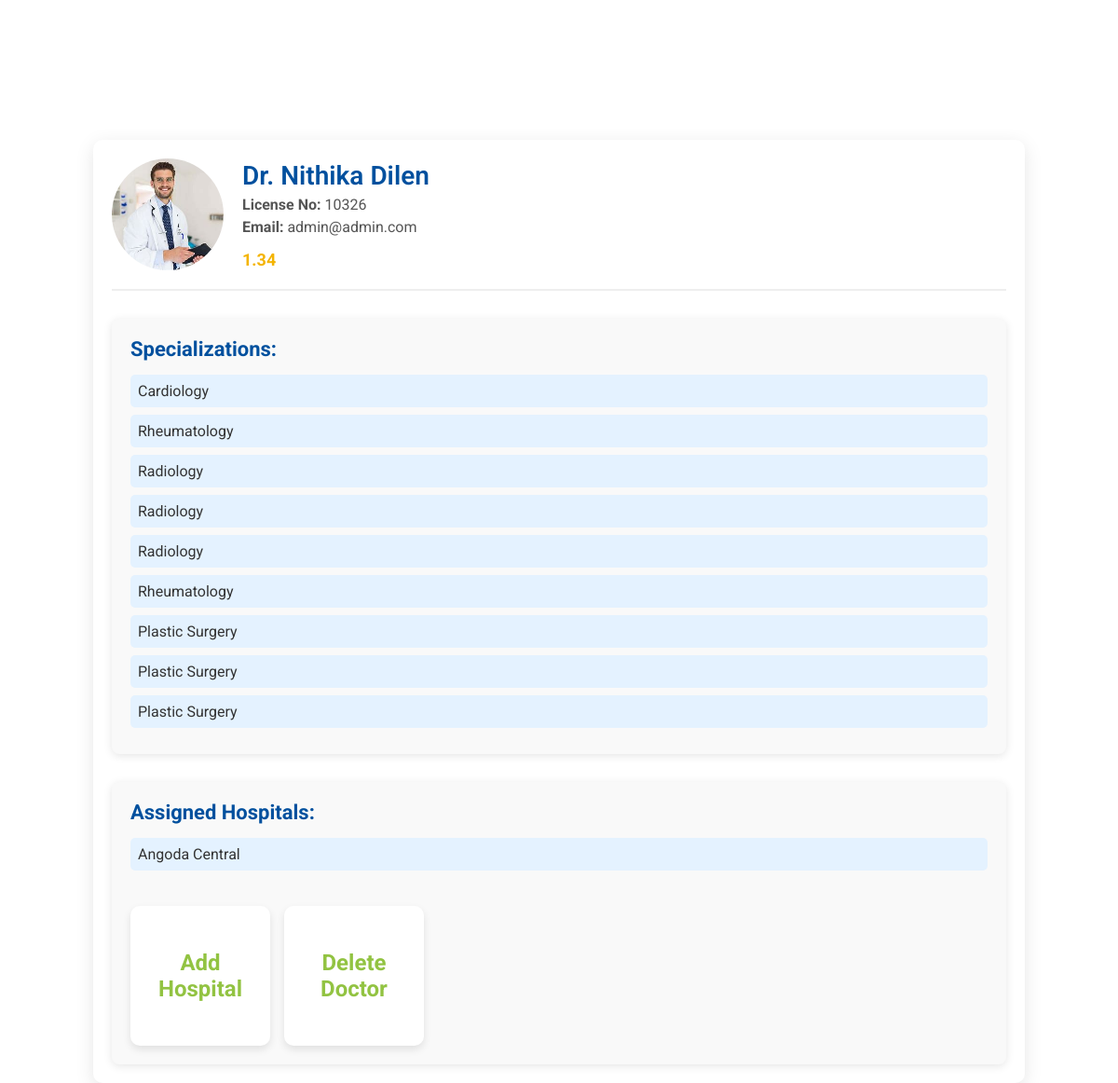
The page /Admin/Doctor.php?id=10326 on the database its author committed.
### tables this page shows
CREATE TABLE IF NOT EXISTS `doctors` (
  `DoctorID` varchar(50) NOT NULL,
  `FirstName` varchar(50) NOT NULL,
  `LastName` varchar(50) NOT NULL,
  `ContactNo` varchar(20) NOT NULL,
  `Email` varchar(100) NOT NULL,
  `Password` varchar(50) NOT NULL,
  `Image` varchar(100) NOT NULL,
  PRIMARY KEY (`DoctorID`)
);

### Admin/doctor.php (the view, shortened to what this page needs)
<?php
$doctorID = $_GET['id'];
include '../DBConnection.php';
$query = "SELECT * FROM doctors WHERE DoctorID = ?";
$stmt = $con->prepare($query);
$stmt->bind_param("i", $doctorID);
$stmt->execute();
$result = $stmt->get_result();
$doctor = $result->fetch_assoc();
$sql = "SELECT SUM(`Rate`) AS total_rate, COUNT(`Rate`) AS total_meetups FROM `patient-doctor meetups` WHERE `Doctor ID` = ?";
$stmt = $con->prepare($sql);
$stmt->bind_param("i", $doctorID);
$stmt->execute();
$result = $stmt->get_result();
if ($result->num_rows > 0) {
    while ($row = $result->fetch_assoc()) {
        if ($row["total_meetups"] > 0) {
            $average_rate = $row["total_rate"] / $row["total_meetups"];
            $Rat = number_format($average_rate, 2);
        } else {
            $Rat = "No ratings available";
        }
    }
} else {
    $Rat = "No ratings available";
}
$query_specializations = "SELECT s.Name AS Specialization_Name
                          FROM `doctor-specialization` ds
                          JOIN `specialization` s ON ds.`Specilization ID` = s.`Specilizaton ID`
                          WHERE ds.`Doctor  ID` = ?";
$stmt = $con->prepare($query_specializations);
$stmt->bind_param("i", $doctorID);
$stmt->execute();
$result_specializations = $stmt->get_result();
$specializations = [];
if ($result_specializations->num_rows > 0) {
    while ($row = $result_specializations->fetch_assoc()) {
        $specializations[] = htmlspecialchars($row['Specialization_Name']);
    }
} else {
    $specializations[] = "None";
}
$query_Hospitals = "SELECT h.`Name` AS Hospital_Name
                    FROM `doctor-hospital` dh
                    JOIN `hospital` h ON h.`Hospital ID` = dh.`Hospital ID`
                    WHERE dh.`Doctor  ID` = ?";
$stmt = $con->prepare($query_Hospitals);
$stmt->bind_param("i", $doctorID);
$stmt->execute();
$result_hospitals = $stmt->get_result();
$HospitalsName = [];
if ($result_hospitals->num_rows > 0) {
    while ($row = $result_hospitals->fetch_assoc()) {
        $HospitalsName[] = htmlspecialchars($row['Hospital_Name']);
    }
} else {
    $HospitalsName[] = "None";
}
?>
<html lang="en">
<head>
</head>
<body>
    <div class="container">
        <div class="header">
            <img src="<?= htmlspecialchars($doctor['Image']) ? htmlspecialchars($doctor['Image']) : 'default-image.jpg'; ?>" alt="Doctor Image">
            <div class="doctor-info">
                <h1>Dr. <?= htmlspecialchars($doctor['FirstName']); ?> <?= htmlspecialchars($doctor['LastName']); ?></h1>
                <p><strong>License No:</strong> <?= htmlspecialchars($doctor['DoctorID']); ?></p>
                <p><strong>Email:</strong> <?= htmlspecialchars($doctor['Email']); ?></p>
                <p class="rating"><?= htmlspecialchars($Rat); ?></p>
            </div>
        </div>
        <div class="specialization-section">
            <h2>Specializations:</h2>
            <ul>
                <?php
                foreach ($specializations as $specialization) {
                    echo "<li>" . $specialization . "</li>";
                }
                ?>
            </ul>
        </div>
        <div class="specialization-section">
            <h2>Assigned Hospitals:</h2>
            <ul>
                <?php
                foreach ($HospitalsName as $HospitalsName1) {
                    echo "<li>" . $HospitalsName1 . "</li>";
                }
                ?>
            </ul>
            <div class="button-section">
                <a href="SignHospital.php?DoctorID=<?= $doctorID;?>">Add Hospital</a>
                <a href="?id=<?= $doctorID; ?>&delete=1" class="delete-button" onclick="return confirmDelete()">Delete Doctor</a>
            </div>
        </div>
    </div>
</body>
</html>

### Admin/doctor.php (style rules this page uses)
* { margin: 0; padding: 0; box-sizing: border-box; }
body { margin-top:150px; font-family: 'Roboto', sans-serif; background-color: #fff; color: #333; display: flex; justify-content: center; align-items: center; min-height: 100vh; }
.container { width: 90%; max-width: 1000px; background-color: #fff; border-radius: 10px; padding: 20px; box-shadow: 0 5px 20px rgba(0, 0, 0, 0.1); overflow: auto; }
.header { display: flex; align-items: center; justify-content: flex-start; padding-bottom: 20px; border-bottom: 2px solid #eee; margin-bottom: 20px; }
.header img { width: 120px; height: 120px; border-radius: 50%; object-fit: cover; margin-right: 20px; }
.doctor-info { display: flex; flex-direction: column; gap: 5px; }
.doctor-info h1 { font-size: 28px; font-weight: 600; color: #00509e; }
.doctor-info p { font-size: 16px; color: #555; }
.doctor-info .rating { font-size: 18px; color: #f4b400; font-weight: bold; display: inline-block; margin-top: 10px; }
.specialization-section { margin-top: 30px; padding: 20px; background-color: #f9f9f9; border-radius: 8px; box-shadow: 0 2px 10px rgba(0, 0, 0, 0.1); }
.specialization-section h2 { font-size: 22px; margin-bottom: 15px; color: #00509e; }
.specialization-section ul { list-style: none; padding-left: 0; margin-top: 10px; }
.specialization-section li { font-size: 16px; color: #333; margin-bottom: 8px; background-color: #e4f2ff; padding: 8px; border-radius: 5px; }
.button-section { display:inline-flex; flex-direction: row; justify-content: space-around; gap: 15px; margin-top: 30px; border-width: 2px; }
.button-section a { text-align: center; text-decoration: none; background-color: #fff; border-color: #92c342; border-width: 2px; color: #92c342; padding: 25px; width: 150px; height: 150px; display: flex; justify-content: center; align-items: center; align-self: center; border-radius: 10px; font-size: 24px; font-weight: bolder; transition: all 0.3s ease; box-shadow: 0 4px 8px rgba(0, 0, 0, 0.1); }

### rows shown on the page
doctors: Image (picture), FirstName "Nithika", LastName "Dilen", DoctorID "10326", Email "admin@admin.com"

### other values the page prints
$Rat "1.34"
$specialization "Cardiology"
$specialization "Rheumatology"
$specialization "Radiology"
$specialization "Plastic Surgery"
$HospitalsName1 "Angoda Central"
